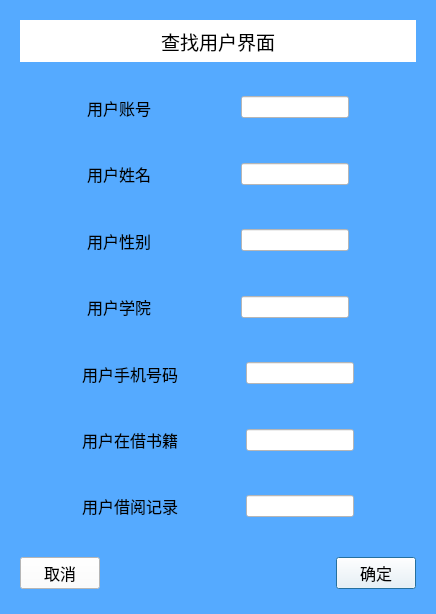
<?xml version="1.0" encoding="UTF-8"?>
<ui version="4.0">
 <class>Search</class>
 <widget class="QDialog" name="Search">
  <property name="geometry">
   <rect>
    <x>0</x>
    <y>0</y>
    <width>436</width>
    <height>614</height>
   </rect>
  </property>
  <property name="windowTitle">
   <string>MainWindow</string>
  </property>
  <property name="styleSheet">
   <string notr="true">background-color: rgb(85, 170, 255);</string>
  </property>
  <layout class="QGridLayout" name="gridLayout_4">
   <item row="0" column="0">
    <widget class="QWidget" name="widget_2" native="true">
     <layout class="QGridLayout" name="gridLayout_3">
      <item row="0" column="0">
       <widget class="QLabel" name="label_2">
        <property name="font">
         <font>
          <pointsize>14</pointsize>
          <weight>50</weight>
          <bold>false</bold>
         </font>
        </property>
        <property name="styleSheet">
         <string notr="true">background-color: rgb(255, 255, 255);</string>
        </property>
        <property name="text">
         <string>查找用户界面</string>
        </property>
        <property name="alignment">
         <set>Qt::AlignCenter</set>
        </property>
       </widget>
      </item>
     </layout>
    </widget>
   </item>
   <item row="1" column="0">
    <widget class="QWidget" name="widget_6" native="true">
     <layout class="QHBoxLayout" name="horizontalLayout_6">
      <item>
       <spacer name="horizontalSpacer_9">
        <property name="orientation">
         <enum>Qt::Horizontal</enum>
        </property>
        <property name="sizeHint" stdset="0">
         <size>
          <width>40</width>
          <height>20</height>
         </size>
        </property>
       </spacer>
      </item>
      <item>
       <widget class="QLabel" name="label_6">
        <property name="font">
         <font>
          <pointsize>12</pointsize>
          <weight>50</weight>
          <bold>false</bold>
         </font>
        </property>
        <property name="lineWidth">
         <number>1</number>
        </property>
        <property name="text">
         <string>用户账号    </string>
        </property>
       </widget>
      </item>
      <item>
       <spacer name="horizontalSpacer">
        <property name="orientation">
         <enum>Qt::Horizontal</enum>
        </property>
        <property name="sizeHint" stdset="0">
         <size>
          <width>40</width>
          <height>20</height>
         </size>
        </property>
       </spacer>
      </item>
      <item>
       <widget class="QLineEdit" name="ID">
        <property name="styleSheet">
         <string notr="true">background-color: rgb(255, 255, 255);</string>
        </property>
       </widget>
      </item>
      <item>
       <spacer name="horizontalSpacer_8">
        <property name="orientation">
         <enum>Qt::Horizontal</enum>
        </property>
        <property name="sizeHint" stdset="0">
         <size>
          <width>40</width>
          <height>20</height>
         </size>
        </property>
       </spacer>
      </item>
     </layout>
    </widget>
   </item>
   <item row="2" column="0">
    <widget class="QWidget" name="widget" native="true">
     <layout class="QHBoxLayout" name="horizontalLayout">
      <item>
       <spacer name="horizontalSpacer_10">
        <property name="orientation">
         <enum>Qt::Horizontal</enum>
        </property>
        <property name="sizeHint" stdset="0">
         <size>
          <width>40</width>
          <height>20</height>
         </size>
        </property>
       </spacer>
      </item>
      <item>
       <widget class="QLabel" name="label">
        <property name="font">
         <font>
          <pointsize>12</pointsize>
          <weight>50</weight>
          <bold>false</bold>
         </font>
        </property>
        <property name="text">
         <string>用户姓名    </string>
        </property>
       </widget>
      </item>
      <item>
       <spacer name="horizontalSpacer_2">
        <property name="orientation">
         <enum>Qt::Horizontal</enum>
        </property>
        <property name="sizeHint" stdset="0">
         <size>
          <width>40</width>
          <height>20</height>
         </size>
        </property>
       </spacer>
      </item>
      <item>
       <widget class="QLineEdit" name="name">
        <property name="styleSheet">
         <string notr="true">background-color: rgb(255, 255, 255);</string>
        </property>
       </widget>
      </item>
      <item>
       <spacer name="horizontalSpacer_16">
        <property name="orientation">
         <enum>Qt::Horizontal</enum>
        </property>
        <property name="sizeHint" stdset="0">
         <size>
          <width>40</width>
          <height>20</height>
         </size>
        </property>
       </spacer>
      </item>
     </layout>
    </widget>
   </item>
   <item row="3" column="0">
    <widget class="QWidget" name="widget_7" native="true">
     <layout class="QHBoxLayout" name="horizontalLayout_7">
      <item>
       <spacer name="horizontalSpacer_11">
        <property name="orientation">
         <enum>Qt::Horizontal</enum>
        </property>
        <property name="sizeHint" stdset="0">
         <size>
          <width>40</width>
          <height>20</height>
         </size>
        </property>
       </spacer>
      </item>
      <item>
       <widget class="QLabel" name="label_7">
        <property name="font">
         <font>
          <pointsize>12</pointsize>
          <weight>50</weight>
          <bold>false</bold>
         </font>
        </property>
        <property name="text">
         <string>用户性别    </string>
        </property>
       </widget>
      </item>
      <item>
       <spacer name="horizontalSpacer_3">
        <property name="orientation">
         <enum>Qt::Horizontal</enum>
        </property>
        <property name="sizeHint" stdset="0">
         <size>
          <width>40</width>
          <height>20</height>
         </size>
        </property>
       </spacer>
      </item>
      <item>
       <widget class="QLineEdit" name="gender">
        <property name="styleSheet">
         <string notr="true">background-color: rgb(255, 255, 255);</string>
        </property>
       </widget>
      </item>
      <item>
       <spacer name="horizontalSpacer_17">
        <property name="orientation">
         <enum>Qt::Horizontal</enum>
        </property>
        <property name="sizeHint" stdset="0">
         <size>
          <width>40</width>
          <height>20</height>
         </size>
        </property>
       </spacer>
      </item>
     </layout>
    </widget>
   </item>
   <item row="4" column="0">
    <widget class="QWidget" name="widget_8" native="true">
     <layout class="QHBoxLayout" name="horizontalLayout_8">
      <item>
       <spacer name="horizontalSpacer_12">
        <property name="orientation">
         <enum>Qt::Horizontal</enum>
        </property>
        <property name="sizeHint" stdset="0">
         <size>
          <width>40</width>
          <height>20</height>
         </size>
        </property>
       </spacer>
      </item>
      <item>
       <widget class="QLabel" name="label_8">
        <property name="font">
         <font>
          <pointsize>12</pointsize>
          <weight>50</weight>
          <bold>false</bold>
         </font>
        </property>
        <property name="text">
         <string>用户学院    </string>
        </property>
       </widget>
      </item>
      <item>
       <spacer name="horizontalSpacer_4">
        <property name="orientation">
         <enum>Qt::Horizontal</enum>
        </property>
        <property name="sizeHint" stdset="0">
         <size>
          <width>40</width>
          <height>20</height>
         </size>
        </property>
       </spacer>
      </item>
      <item>
       <widget class="QLineEdit" name="college">
        <property name="styleSheet">
         <string notr="true">background-color: rgb(255, 255, 255);</string>
        </property>
       </widget>
      </item>
      <item>
       <spacer name="horizontalSpacer_18">
        <property name="orientation">
         <enum>Qt::Horizontal</enum>
        </property>
        <property name="sizeHint" stdset="0">
         <size>
          <width>40</width>
          <height>20</height>
         </size>
        </property>
       </spacer>
      </item>
     </layout>
    </widget>
   </item>
   <item row="5" column="0">
    <widget class="QWidget" name="widget_5" native="true">
     <layout class="QHBoxLayout" name="horizontalLayout_5">
      <item>
       <spacer name="horizontalSpacer_13">
        <property name="orientation">
         <enum>Qt::Horizontal</enum>
        </property>
        <property name="sizeHint" stdset="0">
         <size>
          <width>40</width>
          <height>20</height>
         </size>
        </property>
       </spacer>
      </item>
      <item>
       <widget class="QLabel" name="label_5">
        <property name="font">
         <font>
          <pointsize>12</pointsize>
          <weight>50</weight>
          <bold>false</bold>
         </font>
        </property>
        <property name="text">
         <string>用户手机号码</string>
        </property>
       </widget>
      </item>
      <item>
       <spacer name="horizontalSpacer_5">
        <property name="orientation">
         <enum>Qt::Horizontal</enum>
        </property>
        <property name="sizeHint" stdset="0">
         <size>
          <width>40</width>
          <height>20</height>
         </size>
        </property>
       </spacer>
      </item>
      <item>
       <widget class="QLineEdit" name="telphoneNum">
        <property name="styleSheet">
         <string notr="true">background-color: rgb(255, 255, 255);</string>
        </property>
       </widget>
      </item>
      <item>
       <spacer name="horizontalSpacer_19">
        <property name="orientation">
         <enum>Qt::Horizontal</enum>
        </property>
        <property name="sizeHint" stdset="0">
         <size>
          <width>40</width>
          <height>20</height>
         </size>
        </property>
       </spacer>
      </item>
     </layout>
    </widget>
   </item>
   <item row="6" column="0">
    <widget class="QWidget" name="widget_4" native="true">
     <layout class="QHBoxLayout" name="horizontalLayout_4">
      <item>
       <spacer name="horizontalSpacer_14">
        <property name="orientation">
         <enum>Qt::Horizontal</enum>
        </property>
        <property name="sizeHint" stdset="0">
         <size>
          <width>40</width>
          <height>20</height>
         </size>
        </property>
       </spacer>
      </item>
      <item>
       <widget class="QLabel" name="label_4">
        <property name="font">
         <font>
          <pointsize>12</pointsize>
          <weight>50</weight>
          <bold>false</bold>
         </font>
        </property>
        <property name="text">
         <string>用户在借书籍</string>
        </property>
       </widget>
      </item>
      <item>
       <spacer name="horizontalSpacer_6">
        <property name="orientation">
         <enum>Qt::Horizontal</enum>
        </property>
        <property name="sizeHint" stdset="0">
         <size>
          <width>40</width>
          <height>20</height>
         </size>
        </property>
       </spacer>
      </item>
      <item>
       <widget class="QLineEdit" name="borrowedBook">
        <property name="styleSheet">
         <string notr="true">background-color: rgb(255, 255, 255);</string>
        </property>
       </widget>
      </item>
      <item>
       <spacer name="horizontalSpacer_20">
        <property name="orientation">
         <enum>Qt::Horizontal</enum>
        </property>
        <property name="sizeHint" stdset="0">
         <size>
          <width>40</width>
          <height>20</height>
         </size>
        </property>
       </spacer>
      </item>
     </layout>
    </widget>
   </item>
   <item row="7" column="0">
    <widget class="QWidget" name="widget_3" native="true">
     <layout class="QGridLayout" name="gridLayout">
      <item row="0" column="2">
       <spacer name="horizontalSpacer_7">
        <property name="orientation">
         <enum>Qt::Horizontal</enum>
        </property>
        <property name="sizeHint" stdset="0">
         <size>
          <width>40</width>
          <height>20</height>
         </size>
        </property>
       </spacer>
      </item>
      <item row="0" column="0">
       <spacer name="horizontalSpacer_15">
        <property name="orientation">
         <enum>Qt::Horizontal</enum>
        </property>
        <property name="sizeHint" stdset="0">
         <size>
          <width>40</width>
          <height>20</height>
         </size>
        </property>
       </spacer>
      </item>
      <item row="0" column="1">
       <widget class="QLabel" name="label_3">
        <property name="font">
         <font>
          <pointsize>12</pointsize>
          <weight>50</weight>
          <bold>false</bold>
         </font>
        </property>
        <property name="text">
         <string>用户借阅记录</string>
        </property>
       </widget>
      </item>
      <item row="0" column="3">
       <widget class="QLineEdit" name="borrowRecord">
        <property name="styleSheet">
         <string notr="true">background-color: rgb(255, 255, 255);</string>
        </property>
       </widget>
      </item>
      <item row="0" column="4">
       <spacer name="horizontalSpacer_21">
        <property name="orientation">
         <enum>Qt::Horizontal</enum>
        </property>
        <property name="sizeHint" stdset="0">
         <size>
          <width>40</width>
          <height>20</height>
         </size>
        </property>
       </spacer>
      </item>
     </layout>
    </widget>
   </item>
   <item row="8" column="0">
    <widget class="QWidget" name="widget_9" native="true">
     <layout class="QGridLayout" name="gridLayout_2">
      <item row="0" column="2">
       <widget class="QPushButton" name="pushButton_2">
        <property name="font">
         <font>
          <pointsize>12</pointsize>
          <weight>50</weight>
          <bold>false</bold>
         </font>
        </property>
        <property name="styleSheet">
         <string notr="true">background-color: rgb(255, 255, 255);</string>
        </property>
        <property name="text">
         <string>确定</string>
        </property>
       </widget>
      </item>
      <item row="0" column="0">
       <widget class="QPushButton" name="pushButton">
        <property name="font">
         <font>
          <pointsize>12</pointsize>
         </font>
        </property>
        <property name="styleSheet">
         <string notr="true">background-color: rgb(255, 255, 255);</string>
        </property>
        <property name="text">
         <string>取消</string>
        </property>
       </widget>
      </item>
      <item row="0" column="1">
       <spacer name="horizontalSpacer_24">
        <property name="orientation">
         <enum>Qt::Horizontal</enum>
        </property>
        <property name="sizeHint" stdset="0">
         <size>
          <width>40</width>
          <height>20</height>
         </size>
        </property>
       </spacer>
      </item>
     </layout>
    </widget>
   </item>
  </layout>
 </widget>
 <resources/>
 <connections/>
</ui>
